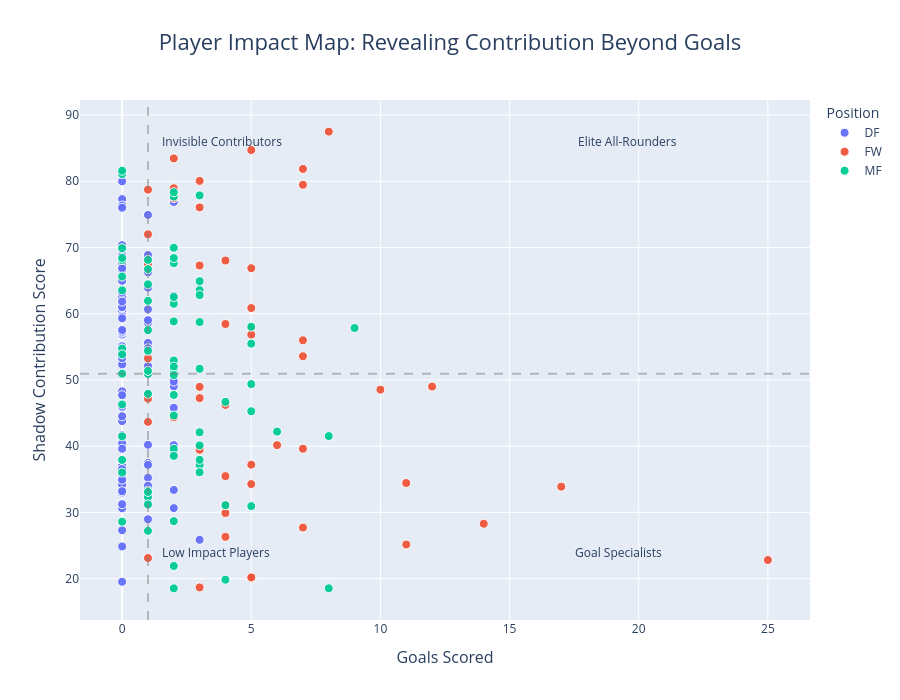

Notebook code for this chart:
### Code cell
fig.update_traces(
    marker=dict(
        size=9,
        opacity=0.95,
        line=dict(width=1, color="white")
    )
)

scs_median = df["SCS"].median()
goals_median = df["Goals"].median()

fig.add_vline(x=goals_median, line_dash="dash", line_color="gray", opacity=0.5)
fig.add_hline(y=scs_median, line_dash="dash", line_color="gray", opacity=0.5)

fig.add_annotation(
    x=0.11, y=0.94,
    xref="paper", yref="paper",
    text="Invisible Contributors",
    showarrow=False,
    font=dict(size=12)
)

fig.add_annotation(
    x=0.82, y=0.94,
    xref="paper", yref="paper",
    text="Elite All-Rounders",
    showarrow=False,
    font=dict(size=12)
)

fig.add_annotation(
    x=0.80, y=0.11,
    xref="paper", yref="paper",
    text="Goal Specialists",
    showarrow=False,
    font=dict(size=12)
)

fig.add_annotation(
    x=0.11, y=0.11,
    xref="paper", yref="paper",
    text="Low Impact Players",
    showarrow=False,
    font=dict(size=12)
)

fig.show()

### Figure 1 — Plotly figure (JSON) as saved in the notebook; plotly's stock layout.template omitted (floating-point values rounded to 4 significant figures; data arrays with more than 128 entries replaced by an {"elided": "..."} marker saying what was removed)
{"data": [{"customdata": {"elided": "91x2 str values"}, "hovertemplate": "Pos=DF<br>Goals Scored=%{x}<br>Shadow Contribution Score=%{y}<br>Player=%{customdata[0]}<br>Squad=%{customdata[1]}<extra></extra>", "legendgroup": "DF", "marker": {"color": "#636efa", "line": {"color": "white", "width": 1}, "opacity": 0.95, "size": 9, "symbol": "circle"}, "mode": "markers", "name": "DF", "orientation": "v", "showlegend": true, "type": "scatter", "x": [0, 0, 0, 0, 0, 0, 1, 2, 3, 0, 0, 0, 1, 1, 0, 0, 0, 0, 0, 1, 2, 0, 0, 1, 2, 1, 0, 0, 1, 1, 0, 0, 0, 0, 0, 0, 2, 0, 2, 0, 1, 1, 1, 0, 1, 1, 0, 1, 1, 0, 0, 0, 0, 1, 0, 0, 0, 0, 0, 0, 0, 0, 0, 0, 2, 0, 0, 0, 1, 0, 0, 0, 2, 0, 1, 0, 0, 0, 0, 1, 1, 1, 1, 0, 0, 0, 2, 0, 0, 2, 0], "xaxis": "x", "y": [40.43, 24.86, 60.33, 47.86, 37.23, 57.37, 66.26, 40.16, 25.86, 48.28, 35.46, 79.99, 28.97, 74.92, 68.78, 77.31, 27.31, 53.02, 59.77, 58.63, 30.65, 34.12, 30.62, 37.47, 38.83, 68.19, 36.08, 54.83, 35.23, 50.8, 76.33, 61.0, 43.79, 55.1, 76.0, 47.7, 62.73, 62.5, 76.88, 56.85, 37.17, 32.12, 40.21, 37.2, 59.09, 60.67, 66.85, 55.6, 59.02, 39.62, 62.63, 64.98, 34.2, 47.91, 59.53, 33.0, 44.53, 66.61, 45.94, 67.02, 52.34, 59.3, 61.85, 67.65, 45.8, 63.19, 57.14, 70.36, 63.94, 57.3, 19.53, 37.01, 49.04, 33.21, 68.87, 54.73, 35.03, 53.3, 36.54, 31.14, 34.04, 54.79, 52.13, 66.86, 41.67, 34.93, 49.77, 31.25, 53.94, 33.39, 57.55], "yaxis": "y"}, {"customdata": [["Adam Armstrong", "Southampton"], ["Adama Traoré", "Wolves"], ["Aleksandar Mitrovi?", "Fulham"], ["Antony", "Manchester Utd"], ["Bobby Reid", "Fulham"], ["Brennan Johnson", "Nott'ham Forest"], ["Bryan Mbeumo", "Brentford"], ["Bukayo Saka", "Arsenal"], ["Callum Wilson", "Newcastle Utd"], ["Che Adams", "Southampton"], ["Daniel Podence", "Wolves"], ["Danny Welbeck", "Brighton"], ["Darwin Núñez", "Liverpool"], ["Demarai Gray", "Everton"], ["Dominic Solanke", "Bournemouth"], ["Dwight McNeil", "Everton"], ["Erling Haaland", "Manchester City"], ["Gabriel Jesus", "Arsenal"], ["Gianluca Scamacca", "West Ham"], ["Harry Kane", "Tottenham"], ["Ivan Toney", "Brentford"], ["Jack Grealish", "Manchester City"], ["Jack Harrison", "Leeds United"], ["Jamie Vardy", "Leicester City"], ["Jarrod Bowen", "West Ham"], ["Jordan Ayew", "Crystal Palace"], ["Kai Havertz", "Chelsea"], ["Kaoru Mitoma", "Brighton"], ["Kieffer Moore", "Bournemouth"], ["Leandro Trossard", "Arsenal"], ["Leon Bailey", "Aston Villa"], ["Marcus Rashford", "Manchester Utd"], ["Martinelli", "Arsenal"], ["Michail Antonio", "West Ham"], ["Miguel Almirón", "Newcastle Utd"], ["Mohamed Salah", "Liverpool"], ["Morgan Gibbs-White", "Wolves"], ["Odsonne Édouard", "Crystal Palace"], ["Ollie Watkins", "Aston Villa"], ["Pablo Fornals", "West Ham"], ["Phil Foden", "Manchester City"], ["Raheem Sterling", "Chelsea"], ["Roberto Firmino", "Liverpool"], ["Rodrigo", "Leeds United"], ["Saïd Benrahma", "West Ham"], ["Solly March", "Brighton"], ["Wilfried Zaha", "Crystal Palace"], ["Willian", "Fulham"], ["Yoane Wissa", "Brentford"]], "hovertemplate": "Pos=FW<br>Goals Scored=%{x}<br>Shadow Contribution Score=%{y}<br>Player=%{customdata[0]}<br>Squad=%{customdata[1]}<extra></extra>", "legendgroup": "FW", "marker": {"color": "#EF553B", "line": {"color": "white", "width": 1}, "opacity": 0.95, "size": 9, "symbol": "circle"}, "mode": "markers", "name": "FW", "orientation": "v", "showlegend": true, "type": "scatter", "x": [1, 1, 11, 3, 4, 5, 5, 7, 7, 4, 5, 1, 5, 3, 3, 2, 25, 5, 3, 17, 14, 2, 1, 1, 4, 1, 5, 5, 4, 8, 4, 11, 7, 2, 10, 7, 2, 3, 5, 1, 7, 4, 7, 12, 3, 5, 6, 3, 4], "xaxis": "x", "y": [53.26, 71.99, 25.15, 80.06, 35.48, 20.14, 34.28, 55.99, 27.71, 26.31, 66.88, 47.18, 57.84, 39.46, 18.68, 78.95, 22.81, 60.86, 47.27, 33.89, 28.29, 83.46, 67.49, 23.11, 29.91, 43.67, 37.21, 84.72, 31.16, 87.5, 46.23, 34.44, 53.58, 44.35, 48.54, 39.62, 77.46, 48.95, 20.19, 78.74, 81.87, 68.04, 79.48, 49.0, 67.28, 56.85, 40.16, 76.06, 58.45], "yaxis": "y"}, {"customdata": {"elided": "71x2 str values"}, "hovertemplate": "Pos=MF<br>Goals Scored=%{x}<br>Shadow Contribution Score=%{y}<br>Player=%{customdata[0]}<br>Squad=%{customdata[1]}<extra></extra>", "legendgroup": "MF", "marker": {"color": "#00cc96", "line": {"color": "white", "width": 1}, "opacity": 0.95, "size": 9, "symbol": "circle"}, "mode": "markers", "name": "MF", "orientation": "v", "showlegend": true, "type": "scatter", "x": [1, 5, 1, 2, 3, 2, 0, 1, 5, 3, 2, 0, 1, 1, 1, 2, 2, 3, 3, 0, 3, 2, 8, 1, 0, 2, 9, 5, 2, 1, 2, 2, 2, 0, 0, 2, 3, 0, 3, 3, 2, 0, 2, 1, 2, 8, 3, 0, 3, 2, 0, 1, 6, 4, 4, 0, 1, 5, 0, 1, 0, 5, 1, 4, 0, 2, 1, 0, 2, 3, 2], "xaxis": "x", "y": [33.29, 55.48, 47.9, 18.53, 77.87, 58.84, 68.11, 27.22, 45.28, 64.92, 77.69, 46.3, 50.92, 64.44, 51.37, 52.94, 61.51, 37.18, 63.57, 69.89, 40.12, 21.91, 18.54, 66.73, 63.54, 62.53, 57.85, 30.95, 28.68, 32.36, 47.74, 39.6, 44.63, 54.74, 81.09, 78.35, 58.75, 65.62, 36.07, 51.69, 51.14, 41.48, 67.64, 54.41, 38.53, 41.53, 42.1, 50.95, 37.94, 52.01, 36.02, 57.52, 42.2, 31.09, 46.69, 37.93, 68.13, 58.03, 68.43, 61.95, 28.6, 49.38, 31.21, 19.84, 81.6, 68.41, 33.09, 53.86, 50.74, 62.82, 69.96], "yaxis": "y"}], "layout": {"annotations": [{"font": {"size": 12}, "showarrow": false, "text": "Invisible Contributors", "x": 0.11, "xref": "paper", "y": 0.94, "yref": "paper"}, {"font": {"size": 12}, "showarrow": false, "text": "Elite All-Rounders", "x": 0.82, "xref": "paper", "y": 0.94, "yref": "paper"}, {"font": {"size": 12}, "showarrow": false, "text": "Goal Specialists", "x": 0.8, "xref": "paper", "y": 0.11, "yref": "paper"}, {"font": {"size": 12}, "showarrow": false, "text": "Low Impact Players", "x": 0.11, "xref": "paper", "y": 0.11, "yref": "paper"}], "height": 700, "hoverlabel": {"bgcolor": "white", "font": {"size": 12}}, "legend": {"title": {"text": "Position"}, "tracegroupgap": 0}, "shapes": [{"line": {"color": "gray", "dash": "dash"}, "opacity": 0.5, "type": "line", "x0": 1, "x1": 1, "xref": "x", "y0": 0, "y1": 1, "yref": "y domain"}, {"line": {"color": "gray", "dash": "dash"}, "opacity": 0.5, "type": "line", "x0": 0, "x1": 1, "xref": "x domain", "y0": 50.95, "y1": 50.95, "yref": "y"}], "title": {"font": {"size": 22}, "text": "Player Impact Map: Revealing Contribution Beyond Goals", "x": 0.5}, "xaxis": {"anchor": "y", "domain": [0, 1], "tickfont": {"size": 12}, "title": {"font": {"size": 16}, "text": "Goals Scored"}}, "yaxis": {"anchor": "x", "domain": [0, 1], "tickfont": {"size": 12}, "title": {"font": {"size": 16}, "text": "Shadow Contribution Score"}}}}
